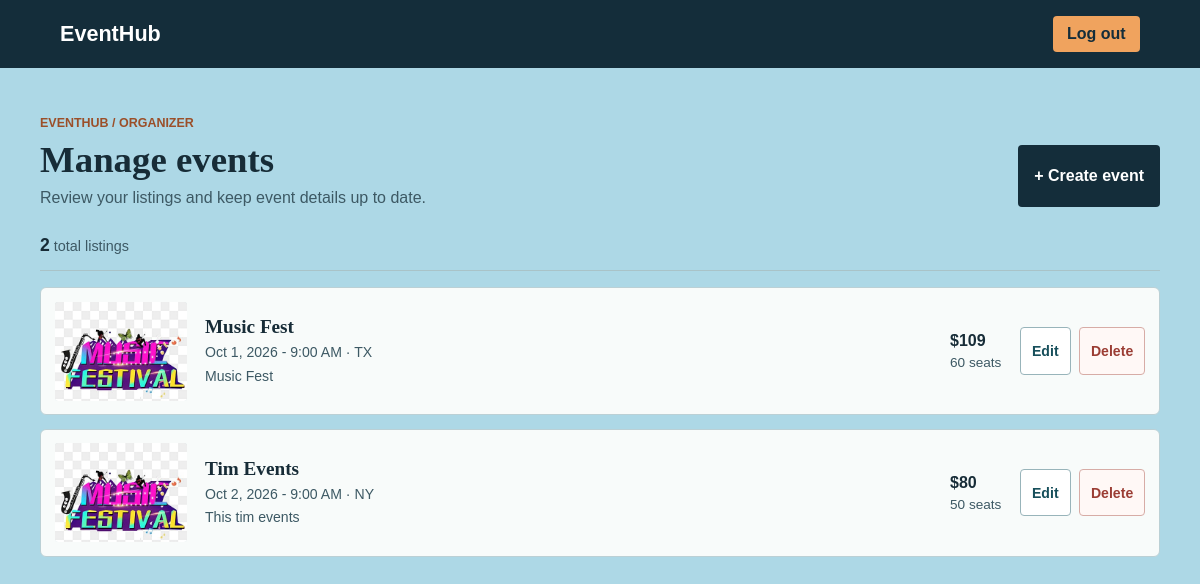
/dashboard/ (signed in), run on the app's committed database.
### myapp/models.py (models this page shows, shortened)
class Event(models.Model):
    organizer = models.ForeignKey(Organizer,on_delete=models.CASCADE,related_name='events')
    title = models.CharField(max_length=100)
    created_at = models.DateTimeField(auto_now_add=True)
    description = models.TextField()
    price = models.IntegerField()
    venue = models.CharField(max_length=100)
    date_time = models.DateTimeField()
    capacity = models.PositiveIntegerField()
    banner = models.ImageField(upload_to='event_banners/',blank=True,null=False)

### myapp/views.py (the view)
# urls.py: path('dashboard/',views.dashboard,name="dashboard"),
def dashboard(request):
    organizer, created = Organizer.objects.get_or_create(user=request.user,defaults={'name': request.user.username})
    events = Event.objects.all()
    context = {
        "events": events,
    }
    return render(request, "myapp/dashboard.html", context)

### myapp/templates/myapp/dashboard.html
{% extends "myapp/base.html" %}
{% block body %}
<main class="dashboard-page">
    <header class="dashboard-heading">
        <div>
            <p class="eyebrow">EventHub / Organizer</p>
            <h1>Manage events</h1>
            <p class="dashboard-intro">Review your listings and keep event details up to date.</p>
        </div>
        <a class="dashboard-create" href="{% url 'myapp:create_event' %}">+ Create event</a>
    </header>
    <p class="dashboard-count"><strong>{{ events|length }}</strong> total listings</p>
    {% if events %}
    <section class="dashboard-list" aria-label="Event listings">
        {% for event in events %}
        <article class="dashboard-event">
            <a class="dashboard-event__banner" href="{% url 'myapp:event_detail' event.id %}" aria-label="View {{ event.title }}">
                {% if event.banner %}
                <img src="{{ event.banner.url }}" alt="{{ event.title }} event banner">
                {% else %}
                <span>Banner not added</span>
                {% endif %}
            </a>
            <div class="dashboard-event__details">
                <h2><a href="{% url 'myapp:event_detail' event.id %}">{{ event.title }}</a></h2>
                <p class="dashboard-event__when">{{ event.date_time|date:"M j, Y - g:i A" }} <span aria-hidden="true">·</span> {{ event.venue }}</p>
                <p class="dashboard-event__description">{{ event.description|truncatewords:18 }}</p>
            </div>
            <div class="dashboard-event__facts">
                <strong>${{ event.price }}</strong>
                <span>{{ event.capacity }} seats</span>
            </div>
            <div class="dashboard-event__actions">
                <a class="dashboard-event__button" href="{% url 'myapp:edit_event' event.id %}">Edit</a>
                <a class="dashboard-event__button dashboard-event__button--delete" href="{% url 'myapp:delete_event' event.id %}">Delete</a>
            </div>
        </article>
        {% endfor %}
    </section>
    {% else %}
    <section class="dashboard-empty">
        <h2>No events yet</h2>
        <p>Your event listings will appear here after you create one.</p>
        <a class="dashboard-create" href="{% url 'myapp:create_event' %}">Create your first event</a>
    </section>
    {% endif %}
</main>
{% endblock %}

### myapp/static/myapp/style.css (style rules this page uses)
body { background-color: lightblue; margin: 0; color: #172c37; font-family: "Trebuchet MS", Verdana, sans-serif; }
.eyebrow { margin: 0 0 0.5rem; color: #9b4f29; font-size: 0.78rem; font-weight: 700; text-transform: uppercase; }
.dashboard-page { width: min(100% - 2rem, 1120px); margin: 0 auto; padding: 3rem 0 4rem; }
.dashboard-heading { display: flex; align-items: end; justify-content: space-between; gap: 1.5rem; margin-bottom: 1.75rem; }
.dashboard-heading h1 { margin: 0; font-family: Georgia, "Times New Roman", serif; font-size: 2.3rem; }
.dashboard-intro { margin: 0.55rem 0 0; color: #3d5964; }
.dashboard-create { display: inline-flex; min-height: 42px; align-items: center; justify-content: center; padding: 0.65rem 1rem; border-radius: 4px; background: #142d3a; color: #fff; font-weight: 700; text-decoration: none; white-space: nowrap; }
.dashboard-count { margin: 0; border-bottom: 1px solid #a9c3c8; padding: 0 0 0.85rem; color: #3d5964; font-size: 0.9rem; }
.dashboard-count strong { color: #172c37; font-size: 1.1rem; }
.dashboard-list { display: grid; gap: 0.85rem; padding-top: 1rem; }
.dashboard-event { display: grid; grid-template-columns: 132px minmax(0, 1fr) auto auto; align-items: center; gap: 1.15rem; padding: 0.85rem; border: 1px solid #bbd0d5; border-radius: 6px; background: #f8fbfa; }
.dashboard-event__banner { display: grid; aspect-ratio: 4 / 3; overflow: hidden; border-radius: 3px; background: #d7e5e4; color: #38545b; font-size: 0.8rem; place-items: center; text-align: center; text-decoration: none; }
.dashboard-event__banner img { width: 100%; height: 100%; object-fit: cover; }
.dashboard-event__details { min-width: 0; }
.dashboard-event__details h2 { margin: 0; font-family: Georgia, "Times New Roman", serif; font-size: 1.2rem; }
.dashboard-event__details h2 a { color: #172c37; text-decoration: none; }
.dashboard-event__when, .dashboard-event__description { margin: 0.4rem 0 0; color: #3d5964; font-size: 0.88rem; }
.dashboard-event__description { line-height: 1.4; }
.dashboard-event__facts { display: grid; gap: 0.3rem; color: #3d5964; font-size: 0.85rem; white-space: nowrap; }
.dashboard-event__facts strong { color: #172c37; font-size: 1rem; }
.dashboard-event__actions { display: flex; flex-wrap: wrap; gap: 0.5rem; font-size: 0.88rem; }
.dashboard-event__button { display: inline-flex; min-height: 34px; align-items: center; justify-content: center; padding: 0.35rem 0.7rem; border: 1px solid #98b4ba; border-radius: 4px; background: #fff; color: #174f5b; font-weight: 700; text-decoration: none; }
.dashboard-event__button--delete { border-color: #d7aca6; background: #fff8f6; color: #9b3d34; }

### data on the page
Event: banner (picture), title "Music Fest", date_time "Oct 1, 2026 - 9:00 AM", venue "TX", description "Music Fest", price "109", capacity "60"
Event: banner (picture), title "Tim Events", date_time "Oct 2, 2026 - 9:00 AM", venue "NY", description "This tim events", price "80", capacity "50"

### other printed values
{{ events|length }} "2"
